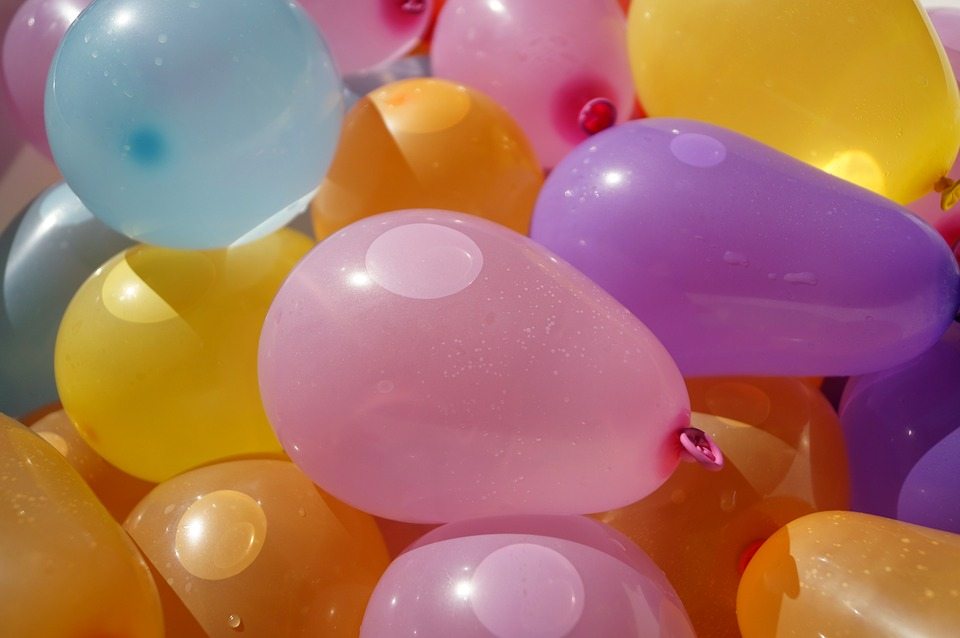
#> input picture Image Representation and Classification/HSV color space/water_balloons.jpg, 960 x 638 px
$ python hsv.py
#> lines starting #> are read from the running program, lines starting #| are printed output that depends on the picture; after the words box and inside, x2 and y2 are one past the last pixel; in counts of white or black regions, pixels touching at a corner belong together
import numpy as np
import matplotlib.pyplot as plt
import cv2

# Read in the image
image = cv2.imread('water_balloons.jpg')
#> image is the input picture: shape (638, 960, 3); mean B, G, R 99.2, 114.9, 169.3

# Make a copy of the image
image_copy = np.copy(image)

# Change color to RGB (from BGR)
image = cv2.cvtColor(image_copy, cv2.COLOR_BGR2RGB)

#plt.imshow(image)

##Plot color channels
# RGB channels
r = image[:,:,0]
g = image[:,:,1]
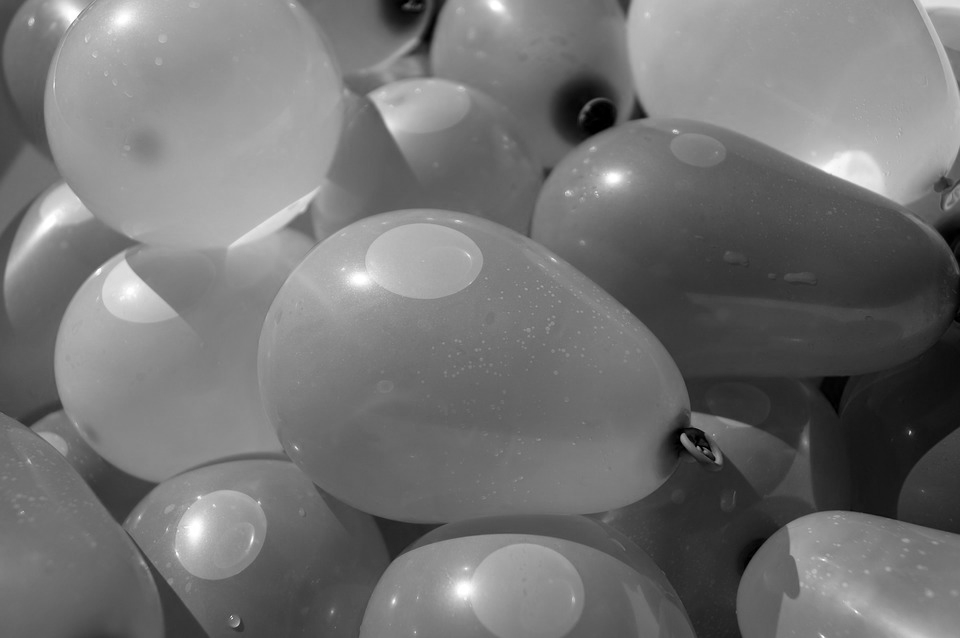
#> g: shape (638, 960); min 0, max 255, mean 114.9
b = image[:,:,2]
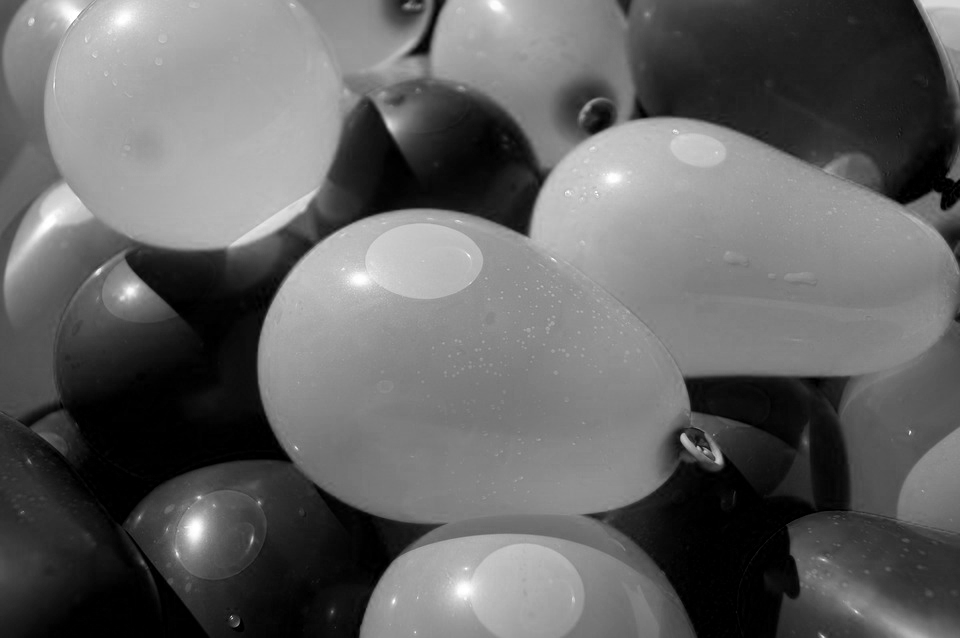
#> b: shape (638, 960); min 0, max 255, mean 99.2

f, (ax1, ax2, ax3) = plt.subplots(1, 3, figsize=(20,10))

ax1.set_title('Red')
ax1.imshow(r, cmap='gray')

ax2.set_title('Green')
ax2.imshow(g, cmap='gray')

ax3.set_title('Blue')
ax3.imshow(b, cmap='gray')


# Convert from RGB to HSV
hsv = cv2.cvtColor(image, cv2.COLOR_RGB2HSV)
#> hsv: shape (638, 960, 3); mean H, S, V 92.1, 143.4, 175.3
#plt.imshow(hsv)

# HSV channels
h = hsv[:,:,0]
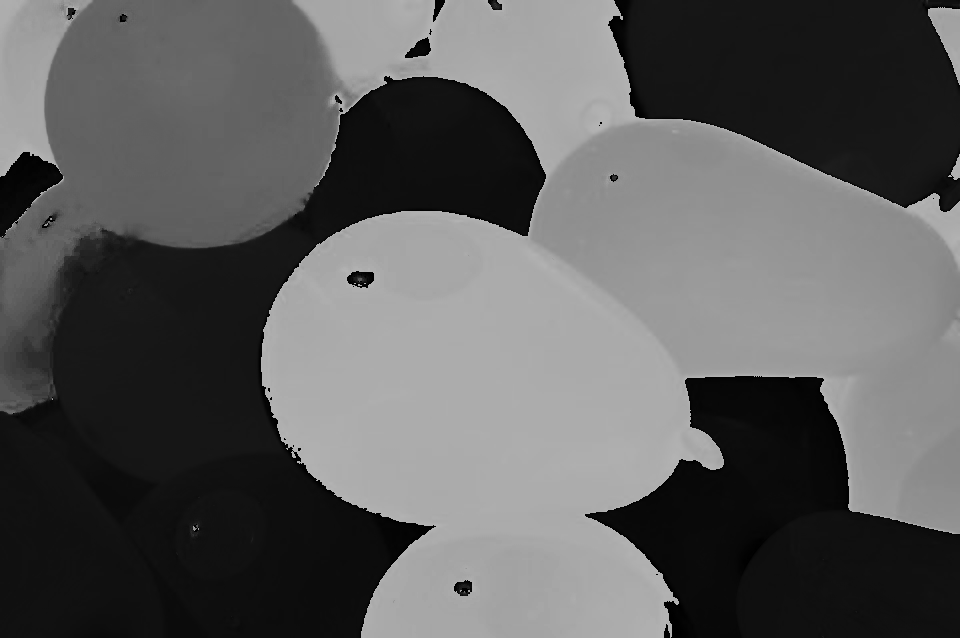
#> h: shape (638, 960); min 0, max 179, mean 92.1
s = hsv[:,:,1]
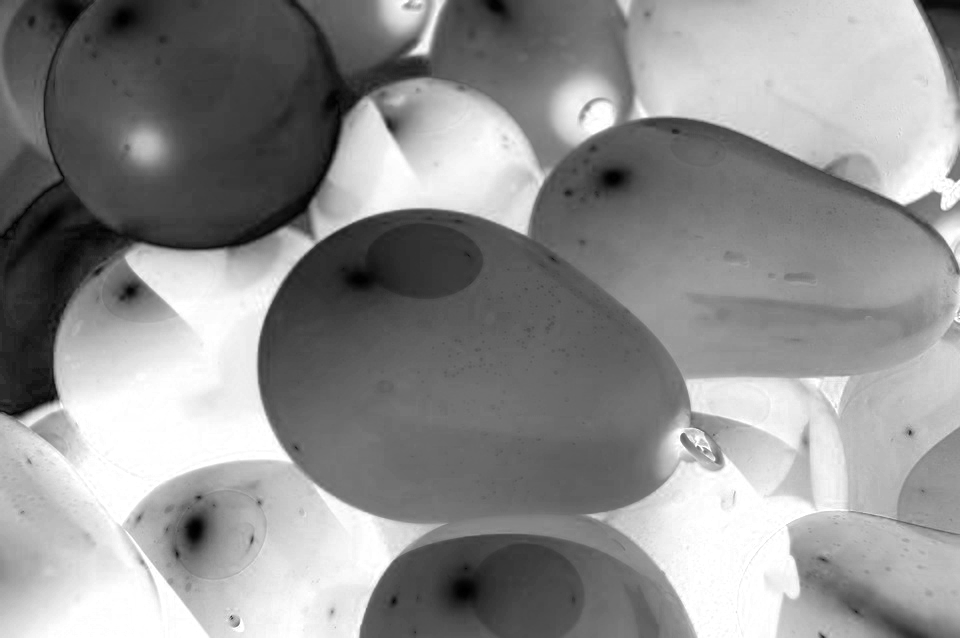
#> s: shape (638, 960); min 0, max 255, mean 143.4
v = hsv[:,:,2]
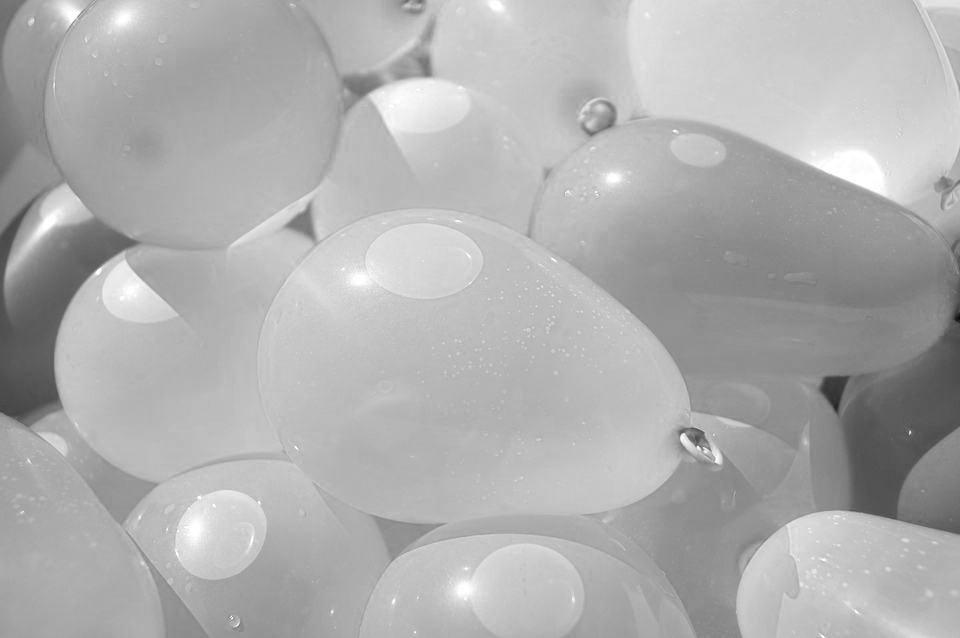
#> v: shape (638, 960); min 13, max 255, mean 175.3

f, (ax1, ax2, ax3) = plt.subplots(1, 3, figsize=(20,10))

ax1.set_title('Hue')
ax1.imshow(h, cmap='gray')

ax2.set_title('Saturation')
ax2.imshow(s, cmap='gray')

ax3.set_title('Value')
ax3.imshow(v, cmap='gray')


### Define pink and hue selection thresholds

# Define our color selection criteria in HSV values
lower_hue = np.array([160,0,0])
upper_hue = np.array([180,255,255])

# Define our color selection criteria in RGB values
lower_pink = np.array([180,0,100])
upper_pink = np.array([255,255,230])

#Apply mask to get Binary Image
mask_rgb = cv2.inRange(image, lower_pink, upper_pink )
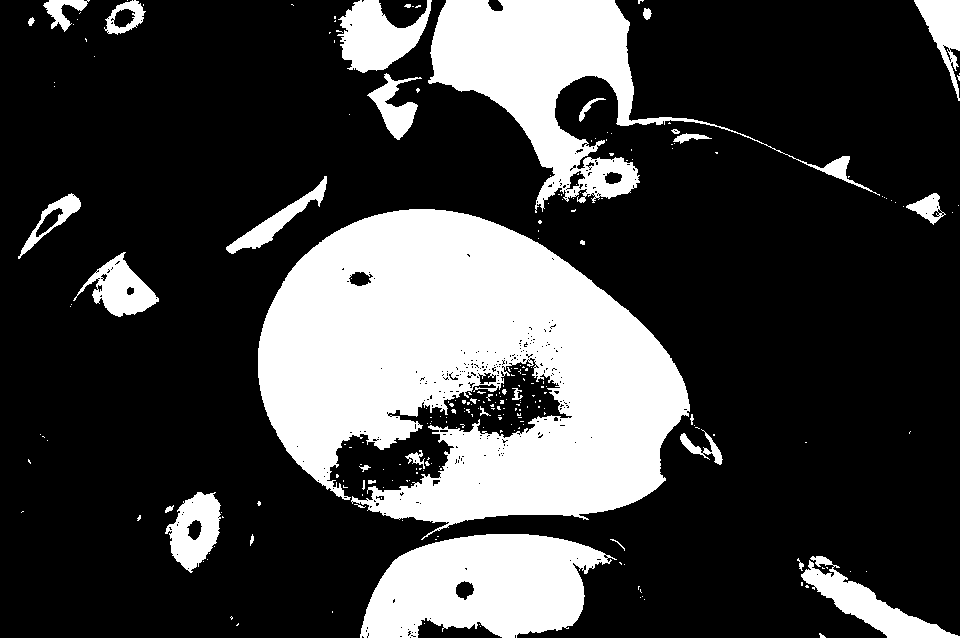
#> mask_rgb: shape (638, 960); 25.7% white; 243 white regions (206 under 20 px), largest, box (x1, y1, x2, y2) and area: (258, 209, 690, 540) 90813, (428, 0, 880, 213) 24711, (360, 534, 617, 638) 18818
plt.imshow(mask_rgb, cmap = 'gray')
#cv2.imshow('Mask of RGB Image', mask_rgb)

mask_hsv = cv2.inRange(hsv, lower_hue, upper_hue)
#> mask_hsv: shape (638, 960); 29.2% white; 50 white regions (41 under 20 px), largest, box (x1, y1, x2, y2) and area: (261, 0, 960, 638) 171022, (0, 0, 59, 177) 6385, (928, 7, 960, 85) 1242
plt.imshow(mask_hsv, cmap = 'gray')

#Aply mask to get Color Image
#Applying on RGB Image
masked_image = np.copy(image)
masked_image[mask_rgb == 0] = [0,0,0]
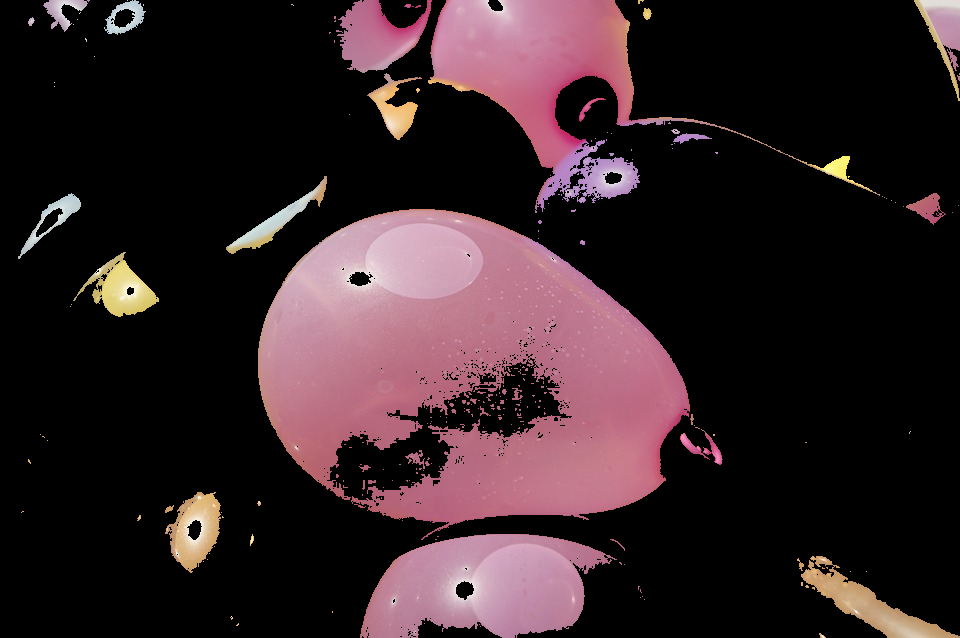
#> masked_image: shape (638, 960, 3); mean R, G, B 50.4, 34.2, 38.3
plt.imshow(masked_image)

#Applying on HSV Image
masked_hsv = np.copy(hsv)
masked_hsv[mask_hsv == 0] = [0,0,0]
#> masked_hsv: shape (638, 960, 3); mean H, S, V 49.7, 28.9, 54.6
plt.imshow(masked_hsv)
